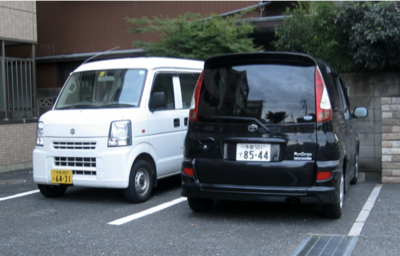
#> input picture images/Cars413.png, 400 x 256 px
$ jupyter execute License-Detector.ipynb   (shell and % lines are left out)
#> lines starting #> are read from the running program, lines starting #| are printed output that depends on the picture; after the words box and inside, x2 and y2 are one past the last pixel; in counts of white or black regions, pixels touching at a corner belong together
# Gate License Detector

[cell 1]
import cv2 as cv
import skimage.io as io
from skimage.color import rgb2gray
from skimage.feature import canny
from skimage.draw import rectangle
import matplotlib.pyplot as plt
import numpy as np
import imutils
import math

[cell 2]
img = io.imread('images/Cars413.png')[...,:3]
io.imshow(img)

[cell 3]
gray =(rgb2gray(img)*255).astype(np.uint8)
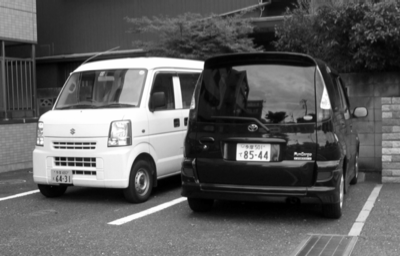
#> gray: shape (256, 400); min 0, max 255, mean 93.6
io.imshow(gray)

[cell 4]
can = canny(gray, sigma=1.0, low_threshold=30, high_threshold=200)
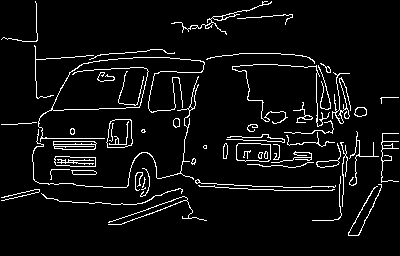
#> can: shape (256, 400) bool; 5.8% white in thin lines or dots
# print(can)
io.imshow(can)

[cell 5]
cnts,new = cv.findContours(can.copy().astype(np.uint8), cv.RETR_TREE, cv.CHAIN_APPROX_SIMPLE)
#> cnts = 84 contours, 50 with area under 20; largest, box (x1, y1, x2, y2) and area: (106, 119, 133, 148) 630, (106, 119, 133, 148) 625, (236, 143, 271, 162) 576, (236, 143, 271, 162) 572, (54, 156, 96, 167) 364; new = 84 rows, first 6: [1, -1, -1, -1], [2, 0, -1, -1], [3, 1, -1, -1], [4, 2, -1, -1], [5, 3, -1, -1], [6, 4, -1, -1]
image1=img.copy()
cv.drawContours(image1,cnts,-1,(0,255,0),3)
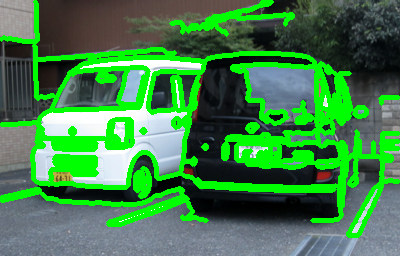
#> image1: shape (256, 400, 3); mean R, G, B 64.3, 130.1, 71.7
io.imshow(image1)

[cell 6]
cnts = sorted(cnts, key = cv.contourArea, reverse = True) [:10]
#> cnts = 10 contours; largest, box (x1, y1, x2, y2) and area: (106, 119, 133, 148) 630, (106, 119, 133, 148) 625, (236, 143, 271, 162) 576, (236, 143, 271, 162) 572, (54, 156, 96, 167) 364
# print(cnts)
image1=img.copy()
cv.drawContours(image1,cnts,-1,(0,255,0),3)
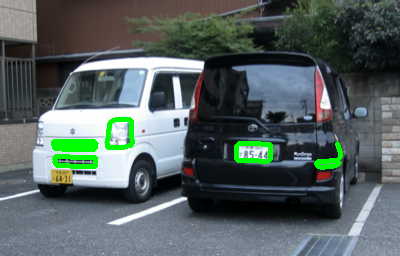
#> image1: shape (256, 400, 3); mean R, G, B 85.6, 97.4, 96.3
io.imshow(image1)

[cell 7]
plate = None
for c in cnts:
        perimeter = cv.arcLength(c, True)
        approx = cv.approxPolyDP(c, 0.018 * perimeter, True)
        if len(approx) == 4:
                screenCnt = approx
                x,y,w,h = cv.boundingRect(c)
                plate=img[y:y+h,x:x+w]
                break
#> this loop made 1 pass
#> (perimeter, screenCnt, x, y, w, h) on pass 1: (101, [[110, 121], [107, 147], [131, 145], [131, 120]], 106, 119, 27, 29)
#> pass 1, `plate=img[y:y+h,x:x+w]`:
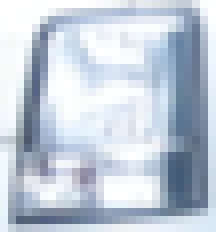
#> plate: shape (29, 27, 3) (shown 8 times larger); mean R, G, B 193.5, 203.8, 216.5
io.imshow(plate)
